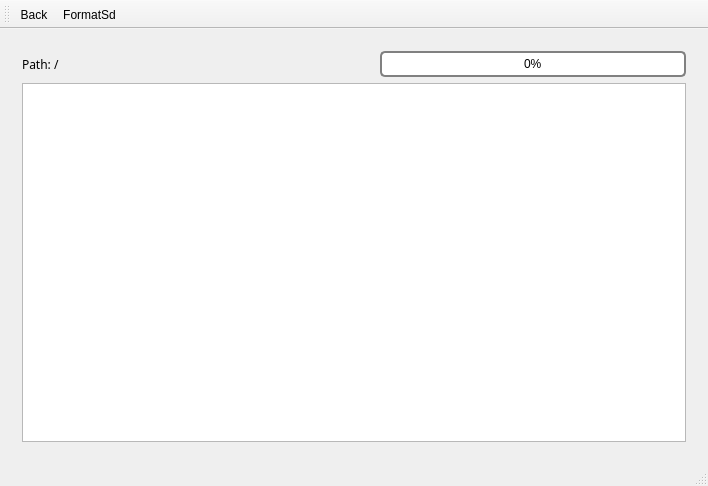
<?xml version="1.0" encoding="UTF-8"?>
<ui version="4.0">
 <class>MainWindow</class>
 <widget class="QMainWindow" name="MainWindow">
  <property name="geometry">
   <rect>
    <x>0</x>
    <y>0</y>
    <width>708</width>
    <height>486</height>
   </rect>
  </property>
  <property name="windowTitle">
   <string>MainWindow</string>
  </property>
  <widget class="QWidget" name="centralWidget">
   <layout class="QGridLayout" name="gridLayout">
    <item row="0" column="0">
     <widget class="QStackedWidget" name="stackedWidget">
      <property name="currentIndex">
       <number>0</number>
      </property>
      <widget class="QWidget" name="page">
       <layout class="QGridLayout" name="gridLayout_2">
        <item row="0" column="0">
         <widget class="QLabel" name="label">
          <property name="font">
           <font>
            <family>Purisa</family>
            <weight>50</weight>
            <bold>false</bold>
           </font>
          </property>
          <property name="text">
           <string>Path: / </string>
          </property>
         </widget>
        </item>
        <item row="0" column="1">
         <spacer name="horizontalSpacer">
          <property name="orientation">
           <enum>Qt::Horizontal</enum>
          </property>
          <property name="sizeHint" stdset="0">
           <size>
            <width>299</width>
            <height>20</height>
           </size>
          </property>
         </spacer>
        </item>
        <item row="0" column="2">
         <widget class="QProgressBar" name="progressBar">
          <property name="styleSheet">
           <string notr="true"> QProgressBar {
     border: 2px solid grey;
     border-radius: 5px;
	text-align: center;
 }

 QProgressBar::chunk {
     background-color: rgb(61, 161, 255);
     width: 20px;
 }</string>
          </property>
          <property name="value">
           <number>0</number>
          </property>
         </widget>
        </item>
        <item row="1" column="0" colspan="3">
         <widget class="customQListWidget" name="listWidget"/>
        </item>
       </layout>
      </widget>
      <widget class="QWidget" name="page_2"/>
     </widget>
    </item>
   </layout>
  </widget>
  <widget class="QMenuBar" name="menuBar">
   <property name="geometry">
    <rect>
     <x>0</x>
     <y>0</y>
     <width>708</width>
     <height>23</height>
    </rect>
   </property>
  </widget>
  <widget class="QToolBar" name="mainToolBar">
   <attribute name="toolBarArea">
    <enum>TopToolBarArea</enum>
   </attribute>
   <attribute name="toolBarBreak">
    <bool>false</bool>
   </attribute>
   <addaction name="actionBack"/>
   <addaction name="actionFormatSd"/>
  </widget>
  <widget class="QStatusBar" name="statusBar"/>
  <action name="actionAdd_File">
   <property name="text">
    <string>Add File</string>
   </property>
  </action>
  <action name="actionBack">
   <property name="icon">
    <iconset resource="resources.qrc">
     <normaloff>:/images/back2.png</normaloff>:/images/back2.png</iconset>
   </property>
   <property name="text">
    <string>Back</string>
   </property>
  </action>
  <action name="actionFormatSd">
   <property name="text">
    <string>FormatSd</string>
   </property>
  </action>
 </widget>
 <layoutdefault spacing="6" margin="11"/>
 <customwidgets>
  <customwidget>
   <class>customQListWidget</class>
   <extends>QListWidget</extends>
   <header>customqlistwidget.h</header>
  </customwidget>
 </customwidgets>
 <resources>
  <include location="resources.qrc"/>
 </resources>
 <connections/>
</ui>
